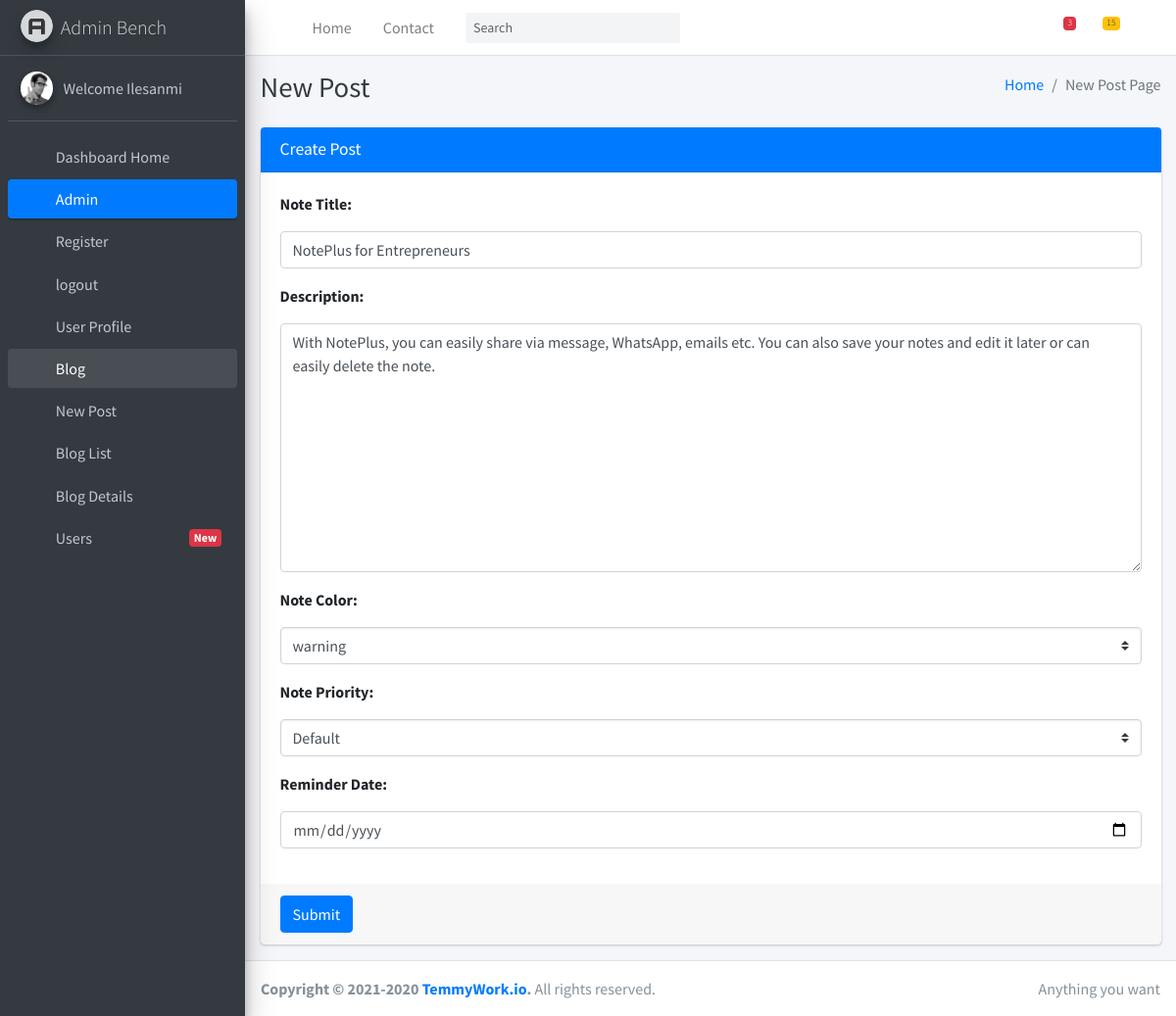
Page /update/2/ (signed in) on the committed database.
### cbvapp/models.py (models this page shows, shortened)
class User(AbstractUser):
    username = models.CharField(max_length=200, blank=True, null=True, default=None)
    first_name = models.CharField(max_length=200, null=False)
    last_name = models.CharField(max_length=200, null=False)
    user_id = models.UUIDField(default=uuid.uuid4, editable=False)
    email = models.EmailField(unique=True, null=False)
    bio = models.TextField(null=True)
    social_handle = models.CharField(max_length=200, null=True)
    Otp_Validation=models.BooleanField(default=False )
    created = models.DateTimeField( auto_now_add=True)
    updated = models.DateTimeField(auto_now=True)
    USERNAME_FIELD = 'email'
    REQUIRED_FIELDS = ['username']

class Note(models.Model):
    posted_by = models.ForeignKey(User, on_delete=models.SET_NULL, null=True)
    Note_Priority =  models.ForeignKey(Priority, on_delete=models.SET_NULL, null=True)
    Note_Color = models.ForeignKey(Colors, on_delete=models.SET_NULL, null=True)
    Note_Title = models.CharField(max_length=200, null=False, blank=False)
    Description = models.TextField(null=False, blank=False)
    Note_Count = models.IntegerField(default=0)
    Reminder_Date = models.DateTimeField()
    Pinned_Note=models.BooleanField(default=False )
    Favourite_Note=models.BooleanField(default=False )
    post_status=models.BooleanField(default=False )
    created = models.DateTimeField(auto_now_add=True)
    updated = models.DateTimeField(auto_now=True)
    class Meta:
        ordering =[ '-created']

### cbvapp/views.py (the view, shortened to what this page needs)
# urls.py: path('update/<int:id>/', views.update, name='update'),
@login_required
def update(request, id):
    page = "update"
    note_to_update = Note.objects.get(id=id)
    form = NoteUpdateForm(instance=note_to_update)
    context = {"note": note_to_update, "forms": form, "page": page}
    return render(request, "dashboard/blogpost.html", context)

### cbvapp/forms.py
class NoteUpdateForm(forms.ModelForm):
    class Meta:
        model =Note
        fields=['Note_Priority', 'Note_Color', 'Note_Title', 'Description', 'Reminder_Date']
        widgets = {
            'Note_Title': forms.TextInput(attrs={'class': 'input','class':"form-control", 'id':"exampleInputEmail1", 'placeholder':"Enter Note Title", 'type': 'text'}),
            'Description': forms.Textarea(attrs={'class': 'textarea','class':"form-control", 'row':10, 'id':"exampleInputEmail1", 'placeholder':"Enter Note Details", 'type': 'text'}),
            'Note_Color': forms.Select(attrs={'class':"custom-select" , 'required' : True} ),
            'Note_Priority': forms.Select(attrs={'class':"custom-select" , 'required' : True} ),
            'Reminder_Date': forms.TextInput(attrs={'class': 'input','class':"form-control", 'id':"exampleInputEmail1", 'type': 'date'}),
        }

### cbvapp/models.py (called while the page is built)
    def __str__(self):
        return self.Priority_Name

    def __str__(self):
        return self.Color_Name

### cbvapp/templates/dashboard/blogpost.html (shortened to what this page needs)
{% load static %}
<!DOCTYPE html>
<html lang="en">
<head>
  <link rel="stylesheet" href="{% static 'dashboard/plugins/fontawesome-free/css/all.min.css' %}">
  <link rel="stylesheet" href="{% static 'dashboard/css/adminlte.min.css' %}">
  <link rel="stylesheet" href="{% static 'dashboard/plugins/datatables-bs4/css/dataTables.bootstrap4.min.css' %}">
  <link rel="stylesheet" href="{% static 'dashboard/plugins/datatables-responsive/css/responsive.bootstrap4.min.css' %}">
</head>
<body class="hold-transition sidebar-mini">
<div class="wrapper">
  <nav class="main-header navbar navbar-expand navbar-white navbar-light">
    <ul class="navbar-nav">
      <li class="nav-item">
        <a class="nav-link" data-widget="pushmenu" href="#" role="button"><i class="fas fa-bars"></i></a>
      </li>
      <li class="nav-item d-none d-sm-inline-block">
        <a href="index3.html" class="nav-link">Home</a>
      </li>
      <li class="nav-item d-none d-sm-inline-block">
        <a href="#" class="nav-link">Contact</a>
      </li>
    </ul>
    <form class="form-inline ml-3">
      <div class="input-group input-group-sm">
        <input class="form-control form-control-navbar" type="search" placeholder="Search" aria-label="Search">
        <div class="input-group-append">
          <button class="btn btn-navbar" type="submit">
            <i class="fas fa-search"></i>
          </button>
        </div>
      </div>
    </form>
    <ul class="navbar-nav ml-auto">
      <li class="nav-item dropdown">
        <a class="nav-link" data-toggle="dropdown" href="#">
          <i class="far fa-comments"></i>
          <span class="badge badge-danger navbar-badge">3</span>
        </a>
      </li>
      <li class="nav-item dropdown">
        <a class="nav-link" data-toggle="dropdown" href="#">
          <span class="badge badge-warning navbar-badge">15</span>
        </a>
      </li>
      <li class="nav-item">
        <a class="nav-link" data-widget="control-sidebar" data-slide="true" href="#" role="button"><i
            class="fas fa-th-large"></i></a>
      </li>
    </ul>
  </nav>
  <aside class="main-sidebar sidebar-dark-primary elevation-4">
    <a href="index3.html" class="brand-link">
      <img src="{% static 'dashboard/img/AdminLTELogo.png' %}" alt="AdminLTE Logo" class="brand-image img-circle elevation-3"
           style="opacity: .8">
      <span class="brand-text font-weight-light">Admin Bench </span>
    </a>
    <div class="sidebar">
      <div class="user-panel mt-3 pb-3 mb-3 d-flex">
        <div class="image">
          <img src="{% static 'dashboard/img/user2-160x160.jpg' %}" class="img-circle elevation-2" alt="User Image">
        </div>
        {% if request.user.is_authenticated %}
        <div class="info">
          <a href="#" class="d-block">Welcome {{ request.user.first_name }}</a>
        </div>
        {% else %}
        <div class="info">
          <a href="#" class="d-block"></a>
        </div>
        {% endif %}
      </div>
      <nav class="mt-2">
        <ul class="nav nav-pills nav-sidebar flex-column" data-widget="treeview" role="menu" data-accordion="false">
          <li class="nav-item">
            <a href="{% url 'blog:dashboard' %}" class="nav-link">
              <i class="nav-icon fas fa-th"></i>
              <p>
                Dashboard Home
              </p>
            </a>
          </li>
          <li class="nav-item has-treeview menu-open">
            <a href="#" class="nav-link active">
              <i class="nav-icon fas fa-tachometer-alt"></i>
              <p>
               Admin
                <i class="right fas fa-angle-left"></i>
              </p>
            </a>
            <ul class="nav nav-treeview">
              <li class="nav-item">
                <a href="{% url 'blog:register' %}" class="nav-link">
                  <i class="far fa-circle nav-icon"></i>
                  <p>Register</p>
                </a>
              </li>
              {% if user.is_authenticated %}
              <li class="nav-item">
                <a href="{% url 'blog:logout' %}" class="nav-link">
                  <i class="far fa-circle nav-icon"></i>
                  <p>logout</p>
                </a>
              </li>
              {% endif %}
              <li class="nav-item">
                <a href="#" class="nav-link">
                  <i class="far fa-circle nav-icon"></i>
                  <p>User Profile</p>
                </a>
              </li>
            </ul>
          </li>
          <li class="nav-item has-treeview menu-open">
            <a href="#" class="nav-link">
              <i class="nav-icon fas fa-tachometer-alt"></i>
              <p>
               Blog
                <i class="right fas fa-angle-left"></i>
              </p>
            </a>
            <ul class="nav nav-treeview">
              <li class="nav-item">
                <a href="{% url 'blog:blogpostview' %}" class="nav-link">
                  <i class="far fa-circle nav-icon"></i>
                  <p>New Post</p>
                </a>
              </li>
              <li class="nav-item">
                <a href="#" class="nav-link">
                  <i class="far fa-circle nav-icon"></i>
                  <p>Blog List</p>
                </a>
              </li>
              <li class="nav-item">
                <a href="#" class="nav-link">
                  <i class="far fa-circle nav-icon"></i>
                  <p>Blog Details</p>
                </a>
              </li>
            </ul>
          </li>
          <li class="nav-item">
            <a href="#" class="nav-link">
              <i class="nav-icon fas fa-th"></i>
              <p>
                Users
                <span class="right badge badge-danger">New</span>
              </p>
            </a>
          </li>
        </ul>
      </nav>
    </div>
  </aside>
  <div class="content-wrapper">
    <div class="content-header">
      <div class="container-fluid">
        <div class="row mb-2">
          <div class="col-sm-6">
            <h1 class="m-0 text-dark">New Post</h1>
          </div>
          <div class="col-sm-6">
            <ol class="breadcrumb float-sm-right">
              <li class="breadcrumb-item"><a href="{% url 'blog:index' %}">Home</a></li>
              <li class="breadcrumb-item active">New Post Page</li>
            </ol>
          </div>
        </div>
      </div>
    </div>
    {% if page %}
    <div class="content">
      <div class="container-fluid">
        <div class="row">
         <div class="col-md-12">
          <div class="card card-primary">
            <div class="card-header">
              <h3 class="card-title">Create Post</h3>
            </div>
            <form role="form" method="POST" action="">
              <div class="card-body">
                <div class="form-group">
                  <label for="exampleInputEmail1">{{ forms.Note_Title.label_tag }}</label>
                  {{ forms.Note_Title }}
                </div>
                <div class="form-group">
                  <label for="exampleInputPassword1">{{ forms.Description.label_tag }}</label>
                  {{ forms.Description }}
                 </div>
                  <div class="form-group">
                        <label>{{ forms.Note_Color.label_tag }}</label>
                        {{ forms.Note_Color}}
                      </div>
                      <div class="form-group">
                        <label>{{ forms.Note_Priority.label_tag }}</label>
                        {{ forms.Note_Priority}}
                      </div>
                      <div class="form-group">
                        <label>{{ forms.Reminder_Date.label_tag }}</label>
                        {{ forms.Reminder_Date}}
                      </div>
              </div>
              <div class="card-footer">
                <button type="submit" class="btn btn-primary">Submit</button>
              </div>
            </form>
          </div>
        </div>
        </div>
      </div>
    </div>
    {% endif %}
  </div>
  <footer class="main-footer">
    <div class="float-right d-none d-sm-inline">
      Anything you want
    </div>
    <strong>Copyright &copy; 2021-2020 <a href="#">TemmyWork.io</a>.</strong> All rights reserved.
  </footer>
</div>
</body>
</html>

### rows in the picture
User: user.first_name "Ilesanmi"
Note: Note_Title "NotePlus for Entrepreneurs", Description "With NotePlus, you can easily share via message, WhatsApp, emails etc. You can also save your notes and edit it later or can easily delete the note.", Note_Color "warning", Note_Priority "Default"
